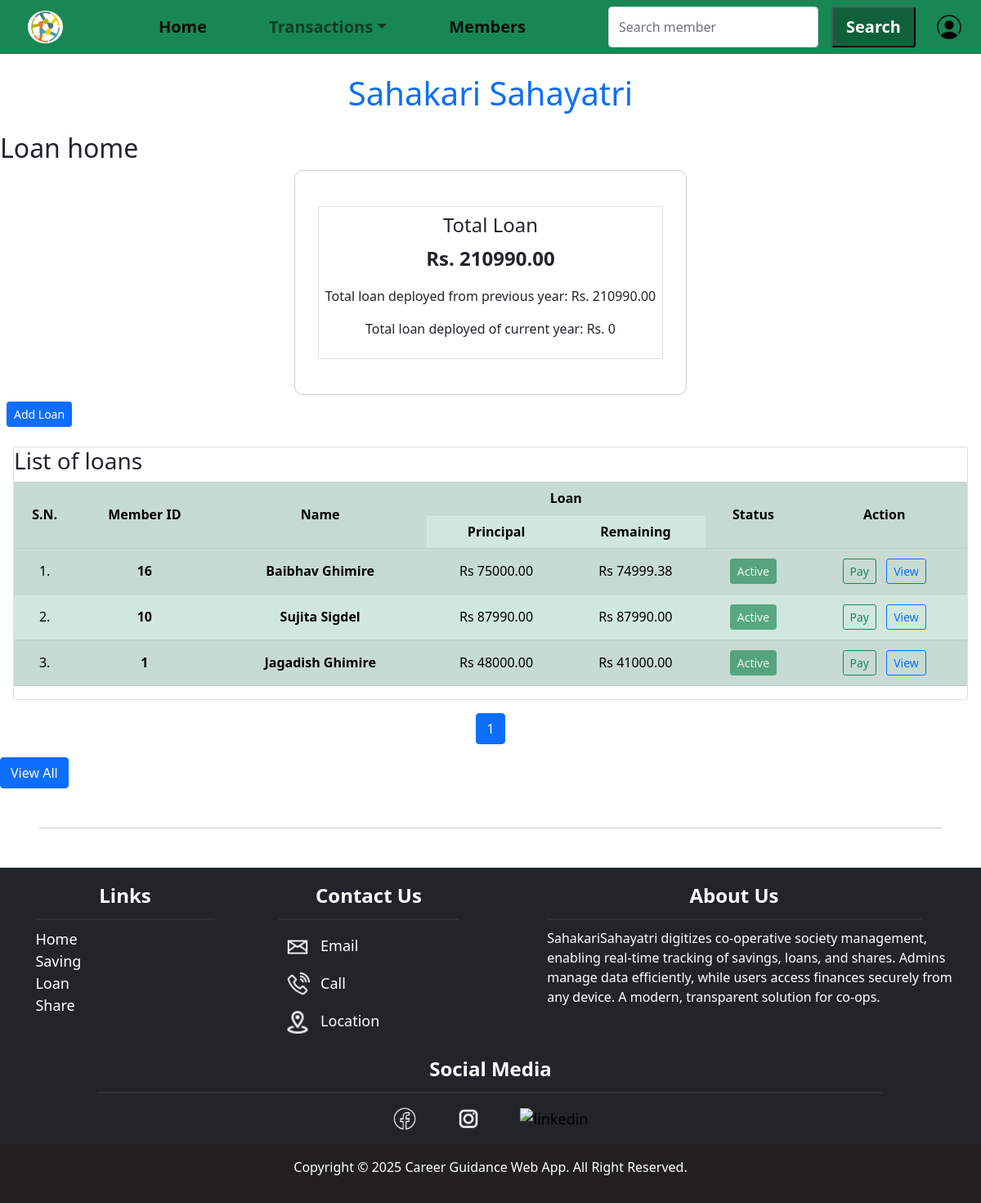
Screenshot of /loan/ (signed in) with the database file from the repository.
### loan/models.py (models this page shows, shortened)
class Loan(models.Model):
    customer = models.ForeignKey(Member, on_delete=models.CASCADE, related_name='loans')
    amount = models.DecimalField(max_digits=15, decimal_places=2, help_text="Original loan principal")
    interest_rate = models.DecimalField(max_digits=5, decimal_places=2, help_text="Annual interest rate (e.g. 0.075 for 7.5%)")
    start_date = models.DateField(default=timezone.now)
    remaining_principal = models.DecimalField(max_digits=15, decimal_places=2, default=0)
    status = models.CharField(max_length=20, choices=[
        ('active', 'Active'),
        ('closed', 'Closed'),
    ], default='active', help_text="Current status of the loan")
    remarks = models.TextField(blank=True, null=True)
    last_renewed = models.DateField(null=True, blank=True)

### customer/models.py (models this page shows, shortened)
class Member(models.Model):
    user = models.OneToOneField(User, on_delete=models.CASCADE, related_name='member_profile')
    member_id = models.IntegerField(unique=True, primary_key=True)
    first_name = models.CharField(max_length=30, blank=False)
    middle_name = models.CharField(max_length=30, blank=True)
    last_name = models.CharField(max_length=30, blank=False)
    email = models.EmailField(unique=True, blank=True)
    phone_number = models.CharField(max_length=15, unique=True, blank=True)
    address = models.TextField(blank=False)
    date_of_birth = models.DateField(blank=True, null=True)
    citizenship_number = models.CharField(max_length=20, unique=True, blank=False)
    occupation = models.CharField(max_length=100, blank=True)
    date_joined = models.DateField(null=True, blank=True)
    name = models.CharField(max_length=100, blank=False, editable=False)
    class Meta:
        ordering = ['member_id']  # Ascending order

### loan/views.py (the view)
# urls.py: path('', loan.loan_home, name='loan_home'),
@login_required(login_url='loginpage')
def loan_home(request):
    if request.user.is_staff or request.user.is_superuser:
        active_loans = Loan.objects.select_related('customer').filter(status='active').order_by('-id')
        total_deployed = sum(loan.amount for loan in active_loans)
        today = date.today()
        fiscal_year_start = date(today.year, 7, 16)  # Shrawan 1 approx in Gregorian
        if today < fiscal_year_start:
            fiscal_year_start = date(today.year - 1, 7, 16)
        deployed_current_fiscal_year = sum(
            loan.amount for loan in active_loans if loan.start_date >= fiscal_year_start
        )
        deployed_previous_year = total_deployed - deployed_current_fiscal_year
        paginator = Paginator(active_loans, 25)
        page_number = request.GET.get('page')
        page_obj = paginator.get_page(page_number)
        context = {
            'loans': page_obj,
            'page_obj': page_obj,
            'total_deployed': total_deployed,
            'deployed_current_year': deployed_current_fiscal_year,
            'deployed_previous_year': deployed_previous_year,
        }
        return render(request, 'loan_home.html', context)
    else:
        return redirect('loan_all')

### loan/templates/loan_home.html (shortened to what this page needs)
{% extends "base.html" %}
{% load static %}
{% block content %}
<h2>Loan home</h2>
{% if request.user.is_staff or request.user.is_superuser %}
    <div class="container loan-card text-center ">
        <div class="card p-2 m-3">
                <h4>Total Loan</h4>
                <p class="text-center fs-4 fw-bold">Rs. {{total_deployed}}</p>
                <p class="text-center">Total loan deployed from previous year: Rs. {{deployed_previous_year}}</p>
                <p class="text-center">Total loan deployed of current year: Rs. {{deployed_current_year}}</p>
            </div>
    </div>
<a href="{% url 'loan_add' %}" class="btn btn-sm btn-primary m-2 text-decoration-none">Add Loan</a>
    <div class="card m-3">
        <h3>List of loans</h3>
        <div class="table-responsive">
            <table class="table table-striped table-hover table-success">
                <tr class="align-middle text-center">
                    <th rowspan="2">S.N.</th>
                    <th rowspan="2">Member ID</th>
                    <th rowspan="2">Name</th>
                    <th colspan="2">Loan</th>
                    <th rowspan="2">Status</th>
                    <th rowspan="2">Action</th>
                </tr>
                <tr class="align-middle text-center">
                    <th>Principal</th>
                    <th>Remaining</th>
                </tr>
                {% for loan in loans%}
                    <tr class="text-center align-middle">
                        <td>{{ forloop.counter|add:page_obj.start_index|add:"-1" }}.</td>
                        <td><a href="{% url 'customer_details' loan.customer.member_id %}" class="links text-decoration-none text-black fw-bold">{{ loan.customer.member_id }}</a></td>
                        <td><a href="{% url 'customer_details' loan.customer.member_id %}" class="links text-decoration-none text-black fw-bold">{{ loan.customer.name }} {{loan.customer.middle_name}}</a></td>
                        <td>Rs {{ loan.amount }}</td>
                        <td>Rs {{ loan.remaining_principal }}</td>
                        {% if loan.status == "active" %}
                            <td><button  class="btn btn-sm btn-success disabled">Active</button></td>
                        {% else %}
                            <td>
                            <button class="btn btn-sm btn-danger disabled">Closed</button></td>
                        {% endif %}
                        <td>
                            <a href="{% url 'loan_update' loan.id %}" class="btn btn-sm btn-outline-success m-1">Pay</a>
                            <a href="{% url 'loan_details' loan.id %}" class="btn btn-sm btn-outline-primary m-1">View</a>
                        </td>
                    </tr>
                {% endfor %}
            </table>
        </div>
    </div>
        <nav aria-label="Page navigation">
            <ul class="pagination justify-content-center">
                <li class="page-item active">
                    <span class="page-link">{{ page_obj.number }}</span>
                </li>
            </ul>
        </nav>
        <form action="{% url 'loan_all' %}" >
            <button class="btn btn-md btn-primary" type="submit">View All</button>
        </form>
{% endif %}
{% endblock content %}

### static/css/style.css (style rules this page uses)
.links { text-decoration: none; color: black; padding: 5px; }
html { font-size: 16px; }
body { margin: 0; padding: 0; }

### loan/templates/loan_home.html (style rules this page uses)
.loan-card { height: 275px; width: fit-content; display: flex; flex-direction: column; justify-content: center; align-items: center; border: 1px solid #ccc; border-radius: 10px; }

### rows the page displays
Loan: customer.member_id "16", customer.name "Baibhav Ghimire", amount "75000.00", remaining_principal "74999.38", status "Active"
Loan: customer.member_id "10", customer.name "Sujita Sigdel", amount "87990.00", remaining_principal "87990.00", status "Active"
Loan: customer.member_id "1", customer.name "Jagadish Ghimire", amount "48000.00", remaining_principal "41000.00", status "Active"

### other values shown
{{ total_deployed }} "210990.00"
{{ deployed_previous_year }} "210990.00"
{{ deployed_current_year }} "0"
{{ page_obj.number }} "1"
